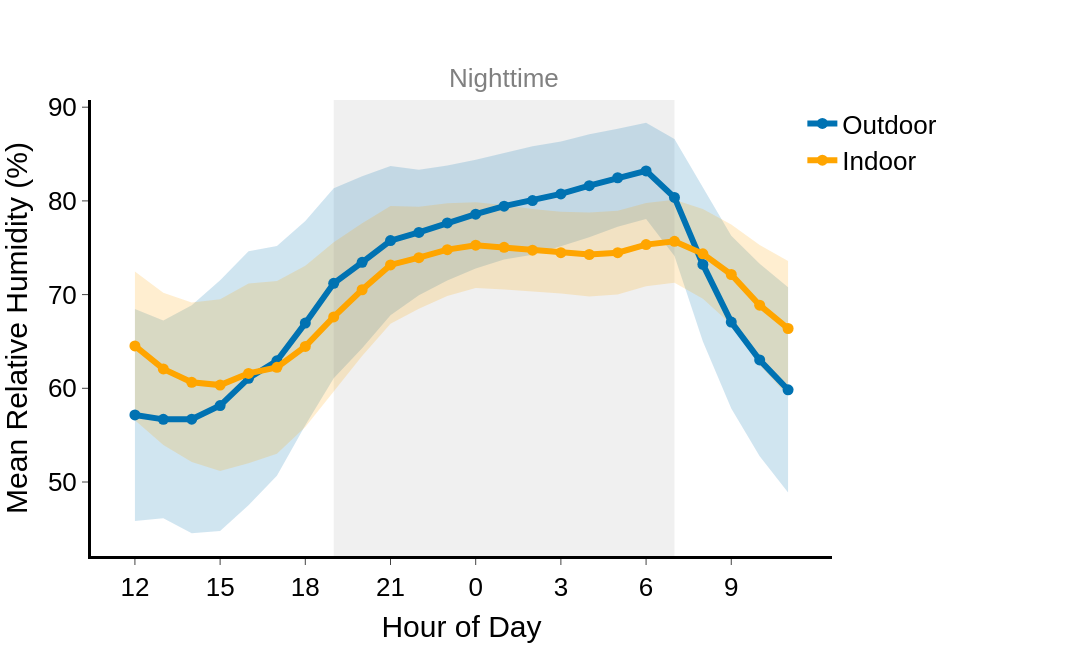
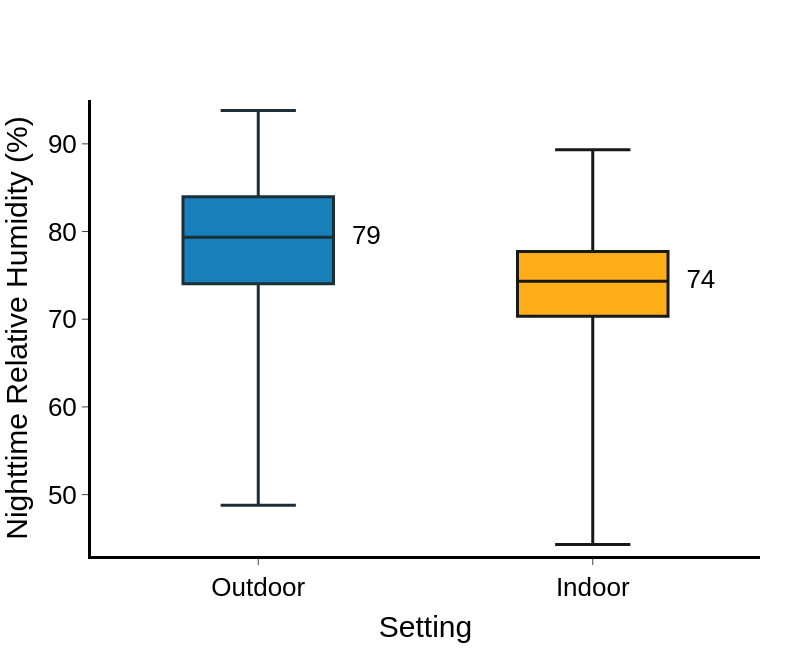

The code cell stored with these charts, in order, in its notebook:
### Markdown cell above
### 5.2 Relative Humidity (Figure 1c, 1g)

### Code cell
plot_profile(
    poi="humidity_calibrated", y_axis_title="Mean Relative Humidity (%)",
    y_dtick=10, filename="relativehumidity_indoor_outdoor_profile.png", label="Relative Humidity",
)
plot_boxplot(
    poi="humidity_calibrated", y_axis_title="Nighttime Relative Humidity (%)",
    label_decimals=0, filename="relativehumidity_indoor_outdoor_boxplot.png", label="Relative Humidity",
)

### Figure 1 — Plotly figure (JSON) as saved in the notebook; plotly's stock layout.template omitted (floating-point values rounded to 4 significant figures)
{"data": [{"fill": "toself", "fillcolor": "#0072B2", "hoverinfo": "skip", "line": {"color": "rgba(255,255,255,0)"}, "name": "Outdoor ± SD", "opacity": 0.18, "showlegend": false, "type": "scatter", "x": [0, 1, 2, 3, 4, 5, 6, 7, 8, 9, 10, 11, 12, 13, 14, 15, 16, 17, 18, 19, 20, 21, 22, 23, 23, 22, 21, 20, 19, 18, 17, 16, 15, 14, 13, 12, 11, 10, 9, 8, 7, 6, 5, 4, 3, 2, 1, 0], "y": [68.46, 67.24, 68.87, 71.53, 74.62, 75.2, 77.85, 81.34, 82.62, 83.73, 83.33, 83.79, 84.4, 85.13, 85.82, 86.34, 87.11, 87.71, 88.33, 86.61, 81.45, 76.27, 73.29, 70.79, 48.89, 52.75, 57.85, 64.99, 74.12, 78.06, 77.23, 76.13, 75.15, 74.25, 73.75, 72.77, 71.5, 69.93, 67.79, 64.27, 61.07, 56.06, 50.67, 47.51, 44.78, 44.54, 46.12, 45.85]}, {"fill": "toself", "fillcolor": "#FFA500", "hoverinfo": "skip", "line": {"color": "rgba(255,255,255,0)"}, "name": "Indoor ± SD", "opacity": 0.18, "showlegend": false, "type": "scatter", "x": [0, 1, 2, 3, 4, 5, 6, 7, 8, 9, 10, 11, 12, 13, 14, 15, 16, 17, 18, 19, 20, 21, 22, 23, 23, 22, 21, 20, 19, 18, 17, 16, 15, 14, 13, 12, 11, 10, 9, 8, 7, 6, 5, 4, 3, 2, 1, 0], "y": [72.47, 70.19, 69.15, 69.5, 71.17, 71.45, 73.07, 75.6, 77.6, 79.44, 79.38, 79.76, 79.85, 79.56, 79.15, 78.83, 78.77, 78.94, 79.78, 80.12, 79.15, 77.48, 75.28, 73.59, 59.17, 62.46, 66.81, 69.56, 71.26, 70.89, 70.01, 69.79, 70.11, 70.34, 70.53, 70.69, 69.84, 68.49, 66.89, 63.44, 59.64, 55.87, 53.02, 52.01, 51.18, 52.12, 53.95, 56.58]}, {"line": {"color": "#0072B2", "width": 6}, "marker": {"size": 11, "symbol": "circle"}, "mode": "lines+markers", "name": "Outdoor", "type": "scatter", "x": [0, 1, 2, 3, 4, 5, 6, 7, 8, 9, 10, 11, 12, 13, 14, 15, 16, 17, 18, 19, 20, 21, 22, 23], "y": [57.16, 56.68, 56.7, 58.16, 61.07, 62.94, 66.96, 71.2, 73.45, 75.76, 76.63, 77.65, 78.59, 79.44, 80.03, 80.74, 81.62, 82.47, 83.2, 80.37, 73.22, 67.06, 63.02, 59.84]}, {"line": {"color": "#FFA500", "width": 6}, "marker": {"size": 11, "symbol": "circle"}, "mode": "lines+markers", "name": "Indoor", "type": "scatter", "x": [0, 1, 2, 3, 4, 5, 6, 7, 8, 9, 10, 11, 12, 13, 14, 15, 16, 17, 18, 19, 20, 21, 22, 23], "y": [64.52, 62.07, 60.64, 60.34, 61.59, 62.23, 64.47, 67.62, 70.52, 73.16, 73.94, 74.8, 75.27, 75.04, 74.74, 74.47, 74.28, 74.48, 75.34, 75.69, 74.35, 72.14, 68.87, 66.38]}], "layout": {"annotations": [{"font": {"color": "grey", "family": "Arial", "size": 26}, "showarrow": false, "text": "Nighttime", "x": 13, "xanchor": "center", "xref": "x", "y": 1.01, "yanchor": "bottom", "yref": "paper"}], "font": {"family": "Arial", "size": 17}, "height": 650, "legend": {"font": {"color": "black", "family": "Arial", "size": 26}, "x": 0.96, "xanchor": "left", "y": 1, "yanchor": "top"}, "margin": {"r": 260}, "shapes": [{"fillcolor": "rgba(0, 0, 0, 0.2)", "layer": "below", "line": {"width": 0}, "type": "rect", "x0": 7, "x1": 19, "xref": "x", "y0": 0, "y1": 1, "yref": "y domain"}], "width": 1400, "xaxis": {"dtick": 1, "linecolor": "black", "linewidth": 3, "showgrid": false, "showline": true, "tickfont": {"color": "black", "family": "Arial", "size": 26}, "ticklen": 6, "tickmode": "array", "ticks": "outside", "ticktext": ["12", "15", "18", "21", "0", "3", "6", "9"], "tickvals": [0, 3, 6, 9, 12, 15, 18, 21], "tickwidth": 1, "title": {"font": {"color": "black", "family": "Arial", "size": 30}, "text": "Hour of Day"}, "type": "linear"}, "yaxis": {"dtick": 10, "linecolor": "black", "linewidth": 3, "showgrid": false, "showline": true, "tickfont": {"color": "black", "family": "Arial", "size": 26}, "ticklen": 6, "ticks": "outside", "tickwidth": 1, "title": {"font": {"color": "black", "family": "Arial", "size": 30}, "text": "Mean Relative Humidity (%)"}}}}

### Figure 2 — Plotly figure (JSON) as saved in the notebook; plotly's stock layout.template omitted (floating-point values rounded to 4 significant figures)
{"data": [{"boxpoints": false, "fillcolor": "#0072B2", "line": {"color": "#021923", "width": 3}, "lowerfence": [48.79], "median": [79.36], "name": "Outdoor", "opacity": 0.9, "q1": [74.04], "q3": [83.96], "showlegend": false, "type": "box", "upperfence": [93.79], "width": 0.45, "x": [0]}, {"boxpoints": false, "fillcolor": "#FFA500", "line": {"color": "black", "width": 3}, "lowerfence": [44.32], "median": [74.33], "name": "Indoor", "opacity": 0.9, "q1": [70.33], "q3": [77.71], "showlegend": false, "type": "box", "upperfence": [89.33], "width": 0.45, "x": [1]}, {"mode": "text", "showlegend": false, "text": ["79", "74"], "textfont": {"color": "black", "size": 26}, "textposition": "middle right", "type": "scatter", "x": [0.28, 1.28], "y": [79.36, 74.33]}], "layout": {"boxmode": "group", "font": {"color": "black", "family": "Arial", "size": 17}, "height": 650, "legend": {"bgcolor": "rgba(255,255,255,0)", "font": {"color": "black", "family": "Arial", "size": 26}, "x": 1.2, "xanchor": "right", "y": 0.98, "yanchor": "top"}, "margin": {"b": 80, "l": 90, "r": 40, "t": 100}, "width": 800, "xaxis": {"linecolor": "black", "linewidth": 3, "range": [-0.5, 1.5], "showgrid": false, "showline": true, "tickfont": {"color": "black", "family": "Arial", "size": 26}, "ticklen": 6, "tickmode": "array", "ticks": "outside", "ticktext": ["Outdoor", "Indoor"], "tickvals": [0, 1], "tickwidth": 1, "title": {"font": {"color": "black", "family": "Arial", "size": 30}, "text": "Setting"}}, "yaxis": {"linecolor": "black", "linewidth": 3, "range": [43, 95], "showgrid": false, "showline": true, "tickfont": {"color": "black", "family": "Arial", "size": 26}, "ticklen": 6, "ticks": "outside", "tickwidth": 1, "title": {"font": {"color": "black", "family": "Arial", "size": 30}, "text": "Nighttime Relative Humidity (%)"}}}}
